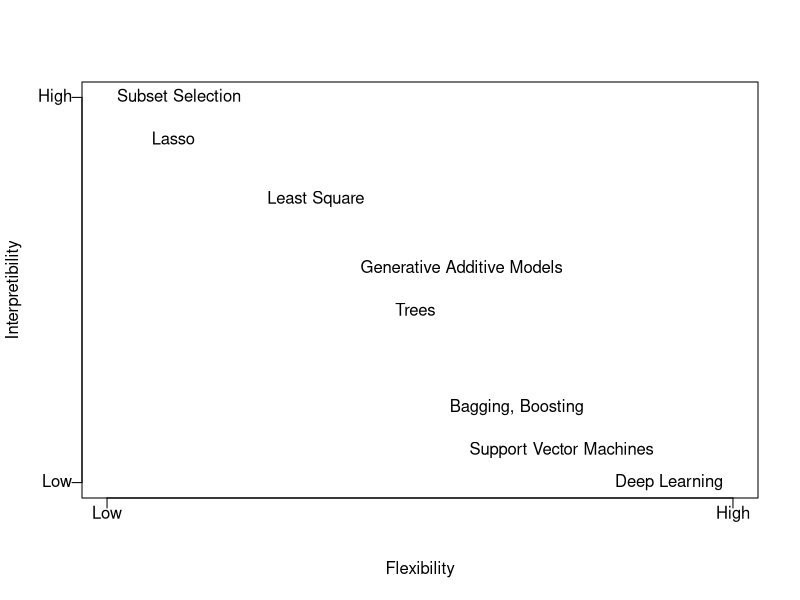

This figure's R source:
## ---- chunk 1
knitr::opts_chunk$set(echo=FALSE)
## ---- chunk 2
plot(1:10, 10:1,xlab="Flexibility",ylab="Interpretibility",type="n",xaxt="n",yaxt="n")
text(1, 10, "Subset Selection", pos=4)
text(1.5, 9, "Lasso", pos=4)
text(4, 8, "Least Square", pos=1)
text(4.5, 6, "Generative Additive Models", pos=4)
text(5, 5, "Trees", pos=4)
text(8, 2.75, "Bagging, Boosting", pos=2)
text(9, 1.75, "Support Vector Machines", pos=2)
text(10, 1, "Deep Learning", pos=2)
xtick<-seq(1,10, by=9)
ytick<-seq(1,10, by=9)
tick_lables<-c("Low","High")
axis(side=1, at=xtick, labels=FALSE)
text(x=xtick, par("usr")[3], labels=tick_lables, pos=1,xpd=TRUE)
axis(side=2, at=ytick, labels=FALSE)
text(par("usr")[1], ytick, labels=tick_lables, pos=2,xpd=TRUE)
